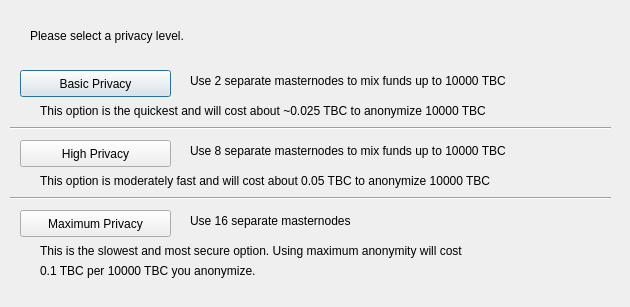
<?xml version="1.0" encoding="UTF-8"?>
<ui version="4.0">
 <class>ObfuscationConfig</class>
 <widget class="QDialog" name="ObfuscationConfig">
  <property name="geometry">
   <rect>
    <x>0</x>
    <y>0</y>
    <width>630</width>
    <height>307</height>
   </rect>
  </property>
  <property name="windowTitle">
   <string>Configure Obfuscation</string>
  </property>
  <widget class="QPushButton" name="buttonBasic">
   <property name="geometry">
    <rect>
     <x>20</x>
     <y>70</y>
     <width>151</width>
     <height>27</height>
    </rect>
   </property>
   <property name="text">
    <string>Basic Privacy</string>
   </property>
  </widget>
  <widget class="QPushButton" name="buttonHigh">
   <property name="geometry">
    <rect>
     <x>20</x>
     <y>140</y>
     <width>151</width>
     <height>27</height>
    </rect>
   </property>
   <property name="text">
    <string>High Privacy</string>
   </property>
  </widget>
  <widget class="QPushButton" name="buttonMax">
   <property name="geometry">
    <rect>
     <x>20</x>
     <y>210</y>
     <width>151</width>
     <height>27</height>
    </rect>
   </property>
   <property name="text">
    <string>Maximum Privacy</string>
   </property>
  </widget>
  <widget class="QLabel" name="label">
   <property name="geometry">
    <rect>
     <x>30</x>
     <y>20</y>
     <width>571</width>
     <height>31</height>
    </rect>
   </property>
   <property name="text">
    <string>Please select a privacy level.</string>
   </property>
  </widget>
  <widget class="QLabel" name="label_2">
   <property name="geometry">
    <rect>
     <x>190</x>
     <y>70</y>
     <width>421</width>
     <height>21</height>
    </rect>
   </property>
   <property name="text">
    <string>Use 2 separate masternodes to mix funds up to 10000 TBC</string>
   </property>
  </widget>
  <widget class="QLabel" name="label_3">
   <property name="geometry">
    <rect>
     <x>190</x>
     <y>140</y>
     <width>411</width>
     <height>21</height>
    </rect>
   </property>
   <property name="text">
    <string>Use 8 separate masternodes to mix funds up to 10000 TBC</string>
   </property>
  </widget>
  <widget class="QLabel" name="label_4">
   <property name="geometry">
    <rect>
     <x>190</x>
     <y>210</y>
     <width>421</width>
     <height>21</height>
    </rect>
   </property>
   <property name="text">
    <string>Use 16 separate masternodes</string>
   </property>
  </widget>
  <widget class="QLabel" name="label_6">
   <property name="geometry">
    <rect>
     <x>40</x>
     <y>100</y>
     <width>561</width>
     <height>21</height>
    </rect>
   </property>
   <property name="text">
    <string>This option is the quickest and will cost about ~0.025 TBC to anonymize 10000 TBC</string>
   </property>
  </widget>
  <widget class="QLabel" name="label_7">
   <property name="geometry">
    <rect>
     <x>40</x>
     <y>170</y>
     <width>561</width>
     <height>21</height>
    </rect>
   </property>
   <property name="text">
    <string>This option is moderately fast and will cost about 0.05 TBC to anonymize 10000 TBC</string>
   </property>
  </widget>
  <widget class="QLabel" name="label_8">
   <property name="geometry">
    <rect>
     <x>40</x>
     <y>240</y>
     <width>561</width>
     <height>21</height>
    </rect>
   </property>
   <property name="text">
    <string>This is the slowest and most secure option. Using maximum anonymity will cost</string>
   </property>
  </widget>
  <widget class="QLabel" name="label_9">
   <property name="geometry">
    <rect>
     <x>40</x>
     <y>260</y>
     <width>561</width>
     <height>21</height>
    </rect>
   </property>
   <property name="text">
    <string>0.1 TBC per 10000 TBC you anonymize.</string>
   </property>
  </widget>
  <widget class="Line" name="line">
   <property name="geometry">
    <rect>
     <x>10</x>
     <y>120</y>
     <width>601</width>
     <height>16</height>
    </rect>
   </property>
   <property name="orientation">
    <enum>Qt::Horizontal</enum>
   </property>
  </widget>
  <widget class="Line" name="line_2">
   <property name="geometry">
    <rect>
     <x>10</x>
     <y>190</y>
     <width>601</width>
     <height>16</height>
    </rect>
   </property>
   <property name="orientation">
    <enum>Qt::Horizontal</enum>
   </property>
  </widget>
 </widget>
 <resources/>
 <connections/>
</ui>
